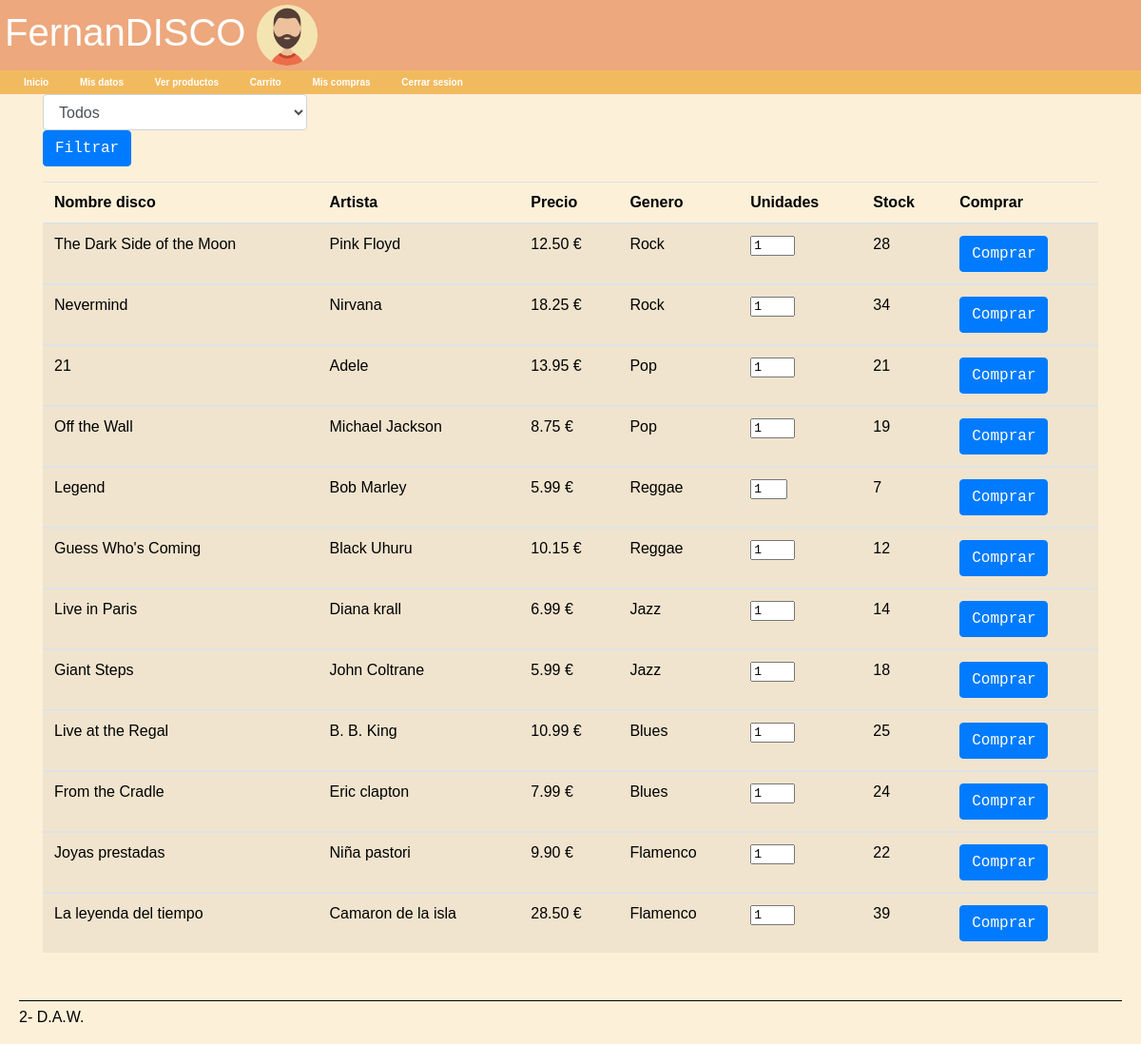
/productos.php (signed in), run on the app's committed database.
### tables this page shows
CREATE TABLE IF NOT EXISTS `producto` (
  `COD` int(12) NOT NULL AUTO_INCREMENT,
  `NOMBRE` varchar(200) NOT NULL,
  `NOMBRE_CORTO` varchar(50) NOT NULL,
  `DESCRIPCION` text NOT NULL,
  `PVP` decimal(9,2) NOT NULL,
  `FAMILIA` int(10) NOT NULL,
  `STOCK` int(3) NOT NULL,
  PRIMARY KEY (`COD`),
  KEY `COD` (`COD`),
  KEY `PVP` (`PVP`),
  KEY `FAMILIA` (`FAMILIA`)
);

CREATE TABLE IF NOT EXISTS `familia` (
  `COD` int(6) NOT NULL AUTO_INCREMENT,
  `NOMBRE` varchar(200) NOT NULL,
  PRIMARY KEY (`COD`),
  KEY `COD` (`COD`),
  KEY `COD_2` (`COD`)
);

### productos.php (the view, shortened to what this page needs)
<?php
$conexion = mysqli_connect("localhost","root","","fernandisco" )or die ("No se pudo conectar");
mysqli_set_charset($conexion, "utf8");
$genero = "select * from familia";
$resultado_genero=mysqli_query($conexion, $genero);
if (isset($_SESSION['tipo'])) {
	if ($_SESSION['tipo']=="invitado"){
		include('funciones.php');
		echo "<h1>FernanDISCO <img src='img/man.png'> </h1>";
		cabecera('');
		echo "</div>";
		if (!isset($_POST["boton"]) || $_POST['genero']==0){
			echo "<div class='container'>";
			echo '<div class="form-group">';
			echo "<form method='post' action='productos.php'>";
			echo '<select class="form-control col-3" name="genero">';
			echo "<option value='0'>Todos</option>";
			while ($valores=mysqli_fetch_array($resultado_genero)){
				echo "<option value='".$valores[0]."'>".$valores[1]."</option>";
			}
			echo "</select>";
			echo "<input type='submit' class='btn btn-primary' name='boton' value='Filtrar'>";
			echo "</form>";
			echo "</div>";
			echo "</div>";
			$sql="select familia.nombre, producto.nombre, producto.nombre_corto, producto.pvp, producto.stock from producto, familia where familia.cod=producto.familia";
			$resultado = mysqli_query($conexion, $sql);
			echo "<div class='container'><table class='table table-striped'><thead><tr>
			        <th>Nombre disco</th>
			        <th>Artista</th>
			        <th>Precio</th>
			        <th>Genero</th>
			        <th>Stock</th>
			      </tr></thead>";
			    while ($datos=mysqli_fetch_array($resultado))
			    {
				echo "<tbody><tr>
					        <td>".$datos[1]."</td>
					        <td>".$datos[2]."</td>
					        <td>".$datos[3]." €</td>
					        <td>".$datos[0]."</td>
					        <td>".$datos[4]."</td>
					      </tr>";
			    }
			    echo "</tbody></table></div>";
			}
		else{
			$genero=$_POST["genero"];
			$consulta="select familia.nombre, producto.nombre, producto.nombre_corto, producto.pvp, producto.stock from producto, familia where familia.cod=producto.familia and producto.familia='".$genero."'";
				$resultado2 = mysqli_query($conexion, $consulta);
			echo "<div class='container'>";
				echo '<div class="form-group">';
				echo "<form method='post' action='productos.php'>";
				echo '<select class="form-control col-3" name="genero">';
				echo "<option value='0'>Todos</option>";
				while ($valores=mysqli_fetch_array($resultado_genero)){
					if ($genero == $valores[0]) {
						echo "<option value='".$valores[0]."' selected>".$valores[1]."</option>";
					}
					else{
					echo "<option value='".$valores[0]."'>".$valores[1]."</option>";
					}
				}
				echo "</select>";
				echo "<input type='submit' class='btn btn-primary' name='boton' value='Filtrar'>";
				echo "</form>";
				echo "</div>";
				echo "</div>";
				echo "<div class='container'><table class='table table-striped '><thead><tr>
			        <th>Nombre disco</th>
			        <th>Artista</th>
			        <th>Precio</th>
			        <th>Genero</th>
			        <th>Stock</th>
			      </tr></thead>";
				while ($data=mysqli_fetch_array($resultado2)){
					echo "<tbody><tr>
					        <td>".$data[1]."</td>
					        <td>".$data[2]."</td>
					        <td>".$data[3]." €</td>
					        <td>".$data[0]."</td>
					        <td>".$data[4]."</td>
					      </tr>";
				}
				 echo "</tbody></table></div>";
				}
			pie();
			}
	else if ($_SESSION['tipo']=="usuario"){
			include('funciones_login.php');
			echo "<h1>FernanDISCO <img src='img/man.png'> </h1>";
			cabecera('');
		if (!isset($_POST["boton"]) || $_POST['genero']==0){
			echo "<div class='container'>";
			echo '<div class="form-group">';
			echo "<form method='post' action='productos.php'>";
			echo '<select class="form-control col-3" name="genero">';
			echo "<option value='0'>Todos</option>";
			echo "</select>";
			echo "<input type='submit' class='btn btn-primary' name='boton' value='Filtrar'>";
			echo "</form>";
			echo "</div>";
			echo "</div>";
			$sql="select familia.nombre as fam, producto.cod, producto.nombre, producto.nombre_corto, producto.pvp, producto.stock from producto, familia where familia.cod=producto.familia";
			$resultado = mysqli_query($conexion, $sql);
			echo "<div class='container'><table class='table table-striped'><thead><tr>
			        <th>Nombre disco</th>
			        <th>Artista</th>
			        <th>Precio</th>
			        <th>Genero</th>
			        <th>Unidades</th>
			        <th>Stock</th>
			        <th>Comprar</th>
			      </tr></thead>";
			    while ($datos=mysqli_fetch_assoc($resultado))
			    {
				echo "<tbody><tr>
					        <td>".$datos['nombre']."</td>
					        <td>".$datos['nombre_corto']."</td>
					        <td>".$datos['pvp']." €</td>
					        <td>".$datos['fam']."</td>
					        <form method='post' action='cesta.php'>
					        <td><input type=\"number\" name=\"unid\" min=\"1\" max=\"".$datos['stock']."\" value=\"1\"></td>
					        <td>".$datos['stock']."</td>
					        <td><input type='submit' class='btn btn-primary' name='comprar' value='Comprar'></td>
					      </tr>
					       <input type='hidden' name='nombre' value='".$datos['nombre']."'>
					      <input type='hidden' name='cod' value='".$datos['cod']."'>
					      <input type='hidden' name='artista' value='".$datos['nombre_corto']."'>
					      <input type='hidden' name='precio' value='".$datos['pvp']."'>
					      <input type='hidden' name='stock' value='".$datos['stock']."'>
					      </form>";
			    }
			    echo "</tbody></table></div>";
				}
			pie();
		}
	}
?>

### funciones_login.php
<?php
function cabecera($texto)
{
    print "<?xml version=\"1.0\" encoding=\"iso-8859-1\"?".">
<!DOCTYPE html PUBLIC \"-//W3C//DTD XHTML 1.0 Strict//EN\"
       \"http://www.w3.org/TR/xhtml1/DTD/xhtml1-strict.dtd\">
<html xmlns=\"http://www.w3.org/1999/xhtml\">
<head>
  <meta http-equiv=\"Content-Type\" content=\"text/html; charset=utf-8\" />
  <title>FernanDISCO</title>
   <link rel=\"stylesheet\" href=\"https://maxcdn.bootstrapcdn.com/bootstrap/4.0.0-beta.2/css/bootstrap.min.css\">
   <link rel=\"stylesheet\" href=\"https://cdnjs.cloudflare.com/ajax/libs/font-awesome/4.7.0/css/font-awesome.min.css\">
  <script src=\"https://ajax.googleapis.com/ajax/libs/jquery/3.2.1/jquery.min.js\"></script>
  <script src=\"https://cdnjs.cloudflare.com/ajax/libs/popper.js/1.12.6/umd/popper.min.js\"></script>
  <script src=\"https://maxcdn.bootstrapcdn.com/bootstrap/4.0.0-beta.2/js/bootstrap.min.js\"></script>
  <link href=\"css/miestilo.css\" rel=\"stylesheet\" type=\"text/css\" />
</head>
<body>
<div id='envoltorio'>
<div id='cabecera'>
		<div id='titulo'>
			$texto
		</div>
	</div>
<div id=\"menu\">
<ul>
   <font size=1>
   <li><a href=\"index.php\">Inicio</a></li>
  <li><a href=\"datos.php\">Mis datos</a></li>
  <li><a href=\"productos.php\">Ver productos</a></li>
  <li><a href=\"cesta.php\">Carrito</a></li>
  <li><a href=\"compras.php\">Mis compras</a></li>
    <li><a href=\"logout.php\">Cerrar sesion</a></li>
  </font>
</ul>
</div>
</div>";
}
function pie()
{
    print '</div>
<div id="pie">
<address>
2- D.A.W.
</address>
</div>
</body>
</html>';
}

### css/miestilo.css (style rules this page uses)
html, body { background-color: #FDF0D9; color: black; font-family: sans-serif; margin: 0px; padding: 0px; }
h1 { background-color: #EDA87D; color: white; margin: 0px; padding: 5px; }
div#menu { background-color: #F2BA5F; color: white; margin: 0px; }
div#menu ul { list-style-type: none; margin: 0px 5px; padding: 5px; }
div#menu li { display: inline; padding: 0px 15px; }
div#menu a { background-color: #F2BA5F; color: white; font-weight: bold; }
img { border: none; }
td, th { padding-left: 5px; padding-right: 5px; }
div#pie { border-top: black solid 1px; clear: both; margin: 50px 20px 0px; padding: 5px 0px 0px; }
input { font-family: monospace; }

### data on the page
producto: NOMBRE "The Dark Side of the Moon", NOMBRE_CORTO "Pink Floyd", PVP "12.50", FAMILIA.NOMBRE "Rock", STOCK "28"
producto: NOMBRE "Nevermind", NOMBRE_CORTO "Nirvana", PVP "18.25", FAMILIA.NOMBRE "Rock", STOCK "34"
producto: NOMBRE "21", NOMBRE_CORTO "Adele", PVP "13.95", FAMILIA.NOMBRE "Pop", STOCK "21"
producto: NOMBRE "Off the Wall", NOMBRE_CORTO "Michael Jackson", PVP "8.75", FAMILIA.NOMBRE "Pop", STOCK "19"
producto: NOMBRE "Legend", NOMBRE_CORTO "Bob Marley", PVP "5.99", FAMILIA.NOMBRE "Reggae", STOCK "7"
producto: NOMBRE "Guess Who's Coming", NOMBRE_CORTO "Black Uhuru", PVP "10.15", FAMILIA.NOMBRE "Reggae", STOCK "12"
producto: NOMBRE "Live in Paris", NOMBRE_CORTO "Diana krall", PVP "6.99", FAMILIA.NOMBRE "Jazz", STOCK "14"
producto: NOMBRE "Giant Steps", NOMBRE_CORTO "John Coltrane", PVP "5.99", FAMILIA.NOMBRE "Jazz", STOCK "18"
producto: NOMBRE "Live at the Regal", NOMBRE_CORTO "B. B. King", PVP "10.99", FAMILIA.NOMBRE "Blues", STOCK "25"
producto: NOMBRE "From the Cradle", NOMBRE_CORTO "Eric clapton", PVP "7.99", FAMILIA.NOMBRE "Blues", STOCK "24"
producto: NOMBRE "Joyas prestadas", NOMBRE_CORTO "Niña pastori", PVP "9.90", FAMILIA.NOMBRE "Flamenco", STOCK "22"
producto: NOMBRE "La leyenda del tiempo", NOMBRE_CORTO "Camaron de la isla", PVP "28.50", FAMILIA.NOMBRE "Flamenco", STOCK "39"
